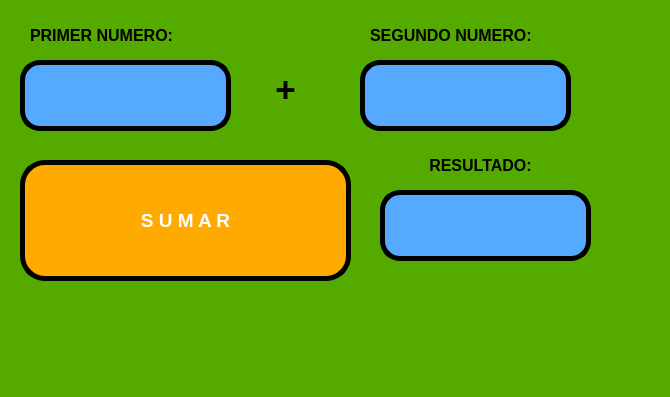
<?xml version="1.0" encoding="UTF-8"?>
<ui version="4.0">
 <class>MainWindow</class>
 <widget class="QMainWindow" name="MainWindow">
  <property name="geometry">
   <rect>
    <x>0</x>
    <y>0</y>
    <width>670</width>
    <height>397</height>
   </rect>
  </property>
  <property name="windowTitle">
   <string>MainWindow</string>
  </property>
  <property name="styleSheet">
   <string notr="true">background-color: rgb(85, 170, 0);</string>
  </property>
  <widget class="QWidget" name="centralwidget">
   <widget class="QPushButton" name="btn_sumar">
    <property name="geometry">
     <rect>
      <x>20</x>
      <y>160</y>
      <width>331</width>
      <height>121</height>
     </rect>
    </property>
    <property name="font">
     <font>
      <pointsize>14</pointsize>
      <weight>75</weight>
      <bold>true</bold>
     </font>
    </property>
    <property name="layoutDirection">
     <enum>Qt::LeftToRight</enum>
    </property>
    <property name="styleSheet">
     <string notr="true">background-color: rgb(170, 85, 255);
background-color: rgb(255, 170, 0);
color: rgb(255, 255, 255);
border-radius: 25px;
border:  5px solid black;</string>
    </property>
    <property name="text">
     <string>S U M A R</string>
    </property>
   </widget>
   <widget class="QLabel" name="label">
    <property name="geometry">
     <rect>
      <x>30</x>
      <y>10</y>
      <width>201</width>
      <height>51</height>
     </rect>
    </property>
    <property name="text">
     <string>&lt;html&gt;&lt;head/&gt;&lt;body&gt;&lt;p&gt;&lt;span style=&quot; font-size:12pt; font-weight:600;&quot;&gt;PRIMER NUMERO:&lt;/span&gt;&lt;/p&gt;&lt;/body&gt;&lt;/html&gt;</string>
    </property>
   </widget>
   <widget class="QLineEdit" name="txt_A">
    <property name="geometry">
     <rect>
      <x>20</x>
      <y>60</y>
      <width>211</width>
      <height>71</height>
     </rect>
    </property>
    <property name="layoutDirection">
     <enum>Qt::LeftToRight</enum>
    </property>
    <property name="styleSheet">
     <string notr="true">background-color: rgb(85, 170, 255);
border-radius:20px;
border:  5px solid black;</string>
    </property>
    <property name="text">
     <string/>
    </property>
    <property name="alignment">
     <set>Qt::AlignCenter</set>
    </property>
   </widget>
   <widget class="QLineEdit" name="txt_B">
    <property name="geometry">
     <rect>
      <x>360</x>
      <y>60</y>
      <width>211</width>
      <height>71</height>
     </rect>
    </property>
    <property name="layoutDirection">
     <enum>Qt::LeftToRight</enum>
    </property>
    <property name="styleSheet">
     <string notr="true">background-color: rgb(85, 170, 255);
border-radius:20px;
border:  5px solid black;</string>
    </property>
    <property name="text">
     <string/>
    </property>
    <property name="alignment">
     <set>Qt::AlignCenter</set>
    </property>
   </widget>
   <widget class="QLabel" name="label_2">
    <property name="geometry">
     <rect>
      <x>370</x>
      <y>10</y>
      <width>221</width>
      <height>51</height>
     </rect>
    </property>
    <property name="text">
     <string>&lt;html&gt;&lt;head/&gt;&lt;body&gt;&lt;p&gt;&lt;span style=&quot; font-size:12pt; font-weight:600;&quot;&gt;SEGUNDO NUMERO:&lt;/span&gt;&lt;/p&gt;&lt;/body&gt;&lt;/html&gt;</string>
    </property>
   </widget>
   <widget class="QLabel" name="label_3">
    <property name="geometry">
     <rect>
      <x>230</x>
      <y>60</y>
      <width>111</width>
      <height>61</height>
     </rect>
    </property>
    <property name="text">
     <string>&lt;html&gt;&lt;head/&gt;&lt;body&gt;&lt;p&gt;&lt;span style=&quot; font-size:26pt; font-weight:600;&quot;&gt;+&lt;/span&gt;&lt;/p&gt;&lt;/body&gt;&lt;/html&gt;</string>
    </property>
    <property name="alignment">
     <set>Qt::AlignCenter</set>
    </property>
   </widget>
   <widget class="QLabel" name="label_4">
    <property name="geometry">
     <rect>
      <x>370</x>
      <y>140</y>
      <width>221</width>
      <height>51</height>
     </rect>
    </property>
    <property name="text">
     <string>&lt;html&gt;&lt;head/&gt;&lt;body&gt;&lt;p&gt;&lt;span style=&quot; font-size:12pt; font-weight:600;&quot;&gt;RESULTADO:&lt;/span&gt;&lt;/p&gt;&lt;/body&gt;&lt;/html&gt;</string>
    </property>
    <property name="alignment">
     <set>Qt::AlignCenter</set>
    </property>
   </widget>
   <widget class="QLineEdit" name="txt_resultado">
    <property name="geometry">
     <rect>
      <x>380</x>
      <y>190</y>
      <width>211</width>
      <height>71</height>
     </rect>
    </property>
    <property name="layoutDirection">
     <enum>Qt::LeftToRight</enum>
    </property>
    <property name="styleSheet">
     <string notr="true">background-color: rgb(85, 170, 255);
border-radius:20px;
border:  5px solid black;</string>
    </property>
    <property name="text">
     <string/>
    </property>
    <property name="alignment">
     <set>Qt::AlignCenter</set>
    </property>
   </widget>
   <zorder>label_3</zorder>
   <zorder>label</zorder>
   <zorder>label_2</zorder>
   <zorder>btn_sumar</zorder>
   <zorder>txt_A</zorder>
   <zorder>txt_B</zorder>
   <zorder>label_4</zorder>
   <zorder>txt_resultado</zorder>
  </widget>
  <widget class="QMenuBar" name="menubar">
   <property name="geometry">
    <rect>
     <x>0</x>
     <y>0</y>
     <width>670</width>
     <height>26</height>
    </rect>
   </property>
  </widget>
  <widget class="QStatusBar" name="statusbar"/>
 </widget>
 <resources/>
 <connections/>
</ui>
